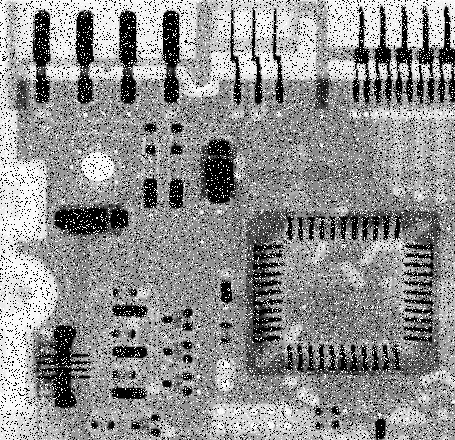
#> input picture Lab4/images/noisysalterpepper.png, 455 x 440 px
$ python 4.py
#> lines starting #> are read from the running program, lines starting #| are printed output that depends on the picture
import cv2 as cv
import numpy as np
from matplotlib import pyplot as plt

img = cv.imread('images/noisysalterpepper.png')
#> img is the input picture: shape (440, 455, 3); min 0, max 255, mean 144.1
img_medianfilter = cv.medianBlur(img,5)
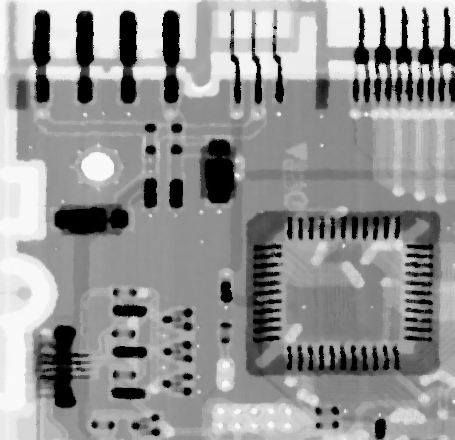
#> img_medianfilter: shape (440, 455, 3); min 0, max 251, mean 148.5
img = cv.cvtColor(img, cv.COLOR_BGR2RGB)
img_medianfilter = cv.cvtColor(img_medianfilter, cv.COLOR_BGR2RGB)

fig , axs = plt.subplots(1,2, figsize=(10,4))
axs[0].imshow(img)
axs[0].set_title('Original Image')
axs[1].imshow(img_medianfilter)
axs[1].set_title('Median Filtered Image')
for ax in axs:
    ax.set_xticks([])
    ax.set_yticks([])

plt.tight_layout()
plt.show()
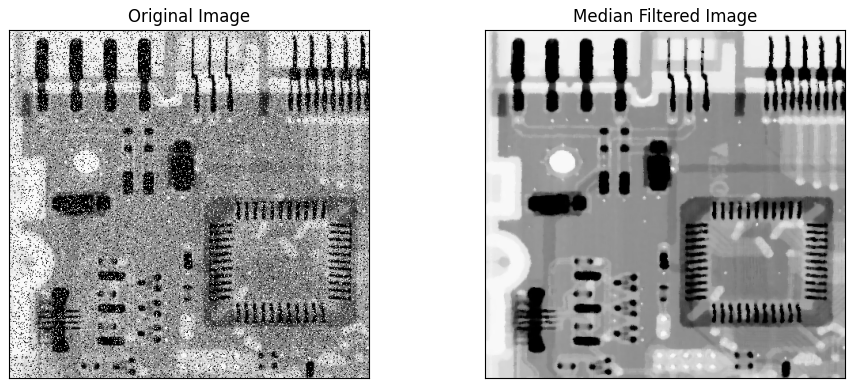
#> figure drawn by matplotlib, 2 panels

$ run again, with Lab4/images/Arithmetic.jpg saved as Lab4/images/noisysalterpepper.png
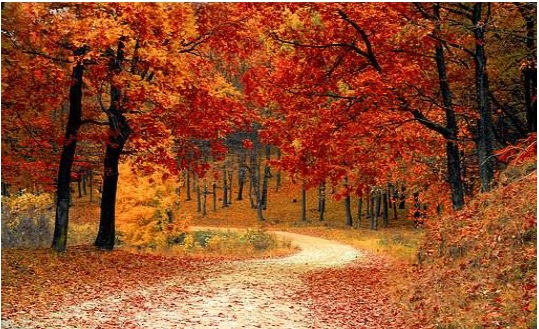
#> input picture Lab4/images/Arithmetic.jpg, 539 x 329 px
#> img is the input picture: shape (329, 539, 3); mean B, G, R 44.3, 78.1, 146.9
#> `img_medianfilter = cv.medianBlur(img,5)`:
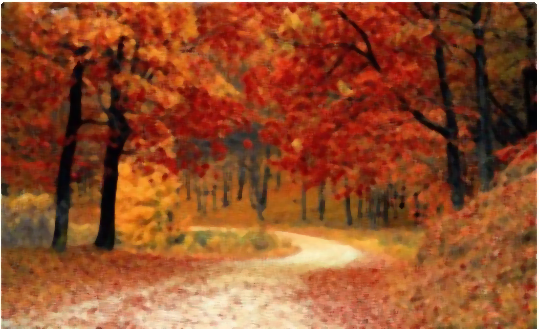
#> img_medianfilter: shape (329, 539, 3); mean B, G, R 42.9, 77.7, 146.9
#> `plt.show()`:
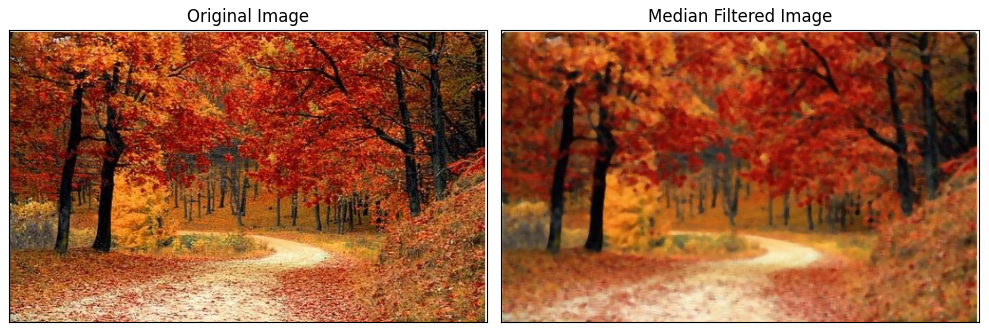
#> figure drawn by matplotlib, 2 panels

$ run again, with Lab4/images/sunflower.jpg saved as Lab4/images/noisysalterpepper.png
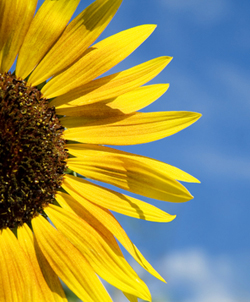
#> input picture Lab4/images/sunflower.jpg, 250 x 302 px
#> img is the input picture: shape (302, 250, 3); mean B, G, R 85.7, 145.1, 148.8
#> `img_medianfilter = cv.medianBlur(img,5)`:
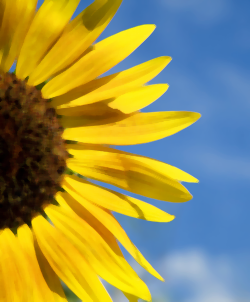
#> img_medianfilter: shape (302, 250, 3); mean B, G, R 84.6, 145, 149
#> `plt.show()`:
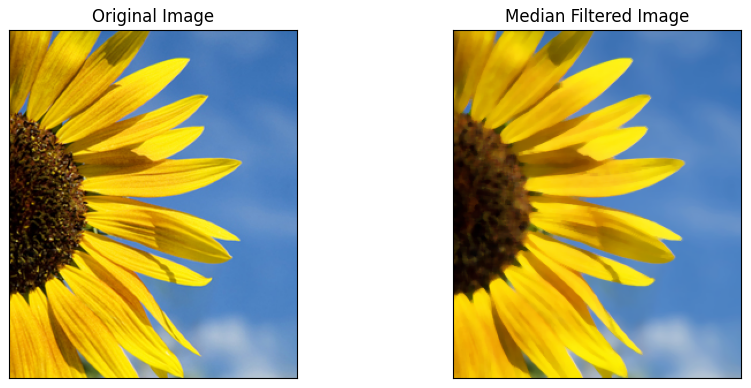
#> figure drawn by matplotlib, 2 panels

$ run again, with Lab4/images/varese.jpg saved as Lab4/images/noisysalterpepper.png
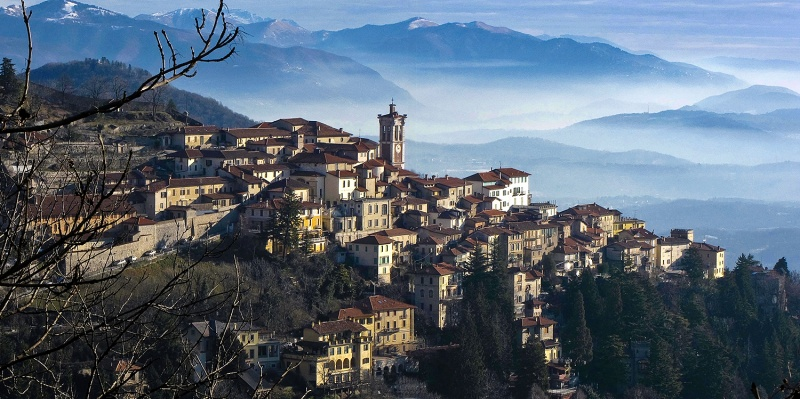
#> input picture Lab4/images/varese.jpg, 800 x 399 px
#> img is the input picture: shape (399, 800, 3); mean B, G, R 117.7, 103.6, 90.3
#> `img_medianfilter = cv.medianBlur(img,5)`:
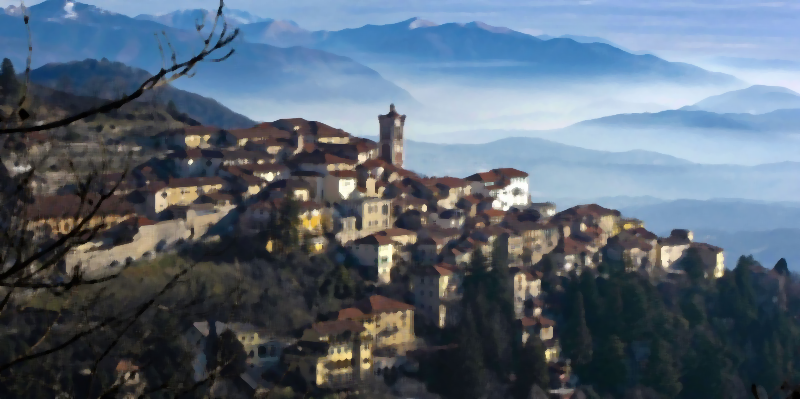
#> img_medianfilter: shape (399, 800, 3); mean B, G, R 116.5, 102.2, 88.7
#> `plt.show()`:
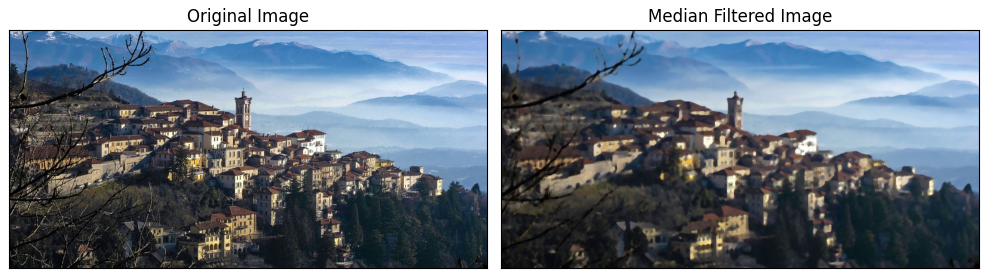
#> figure drawn by matplotlib, 2 panels
